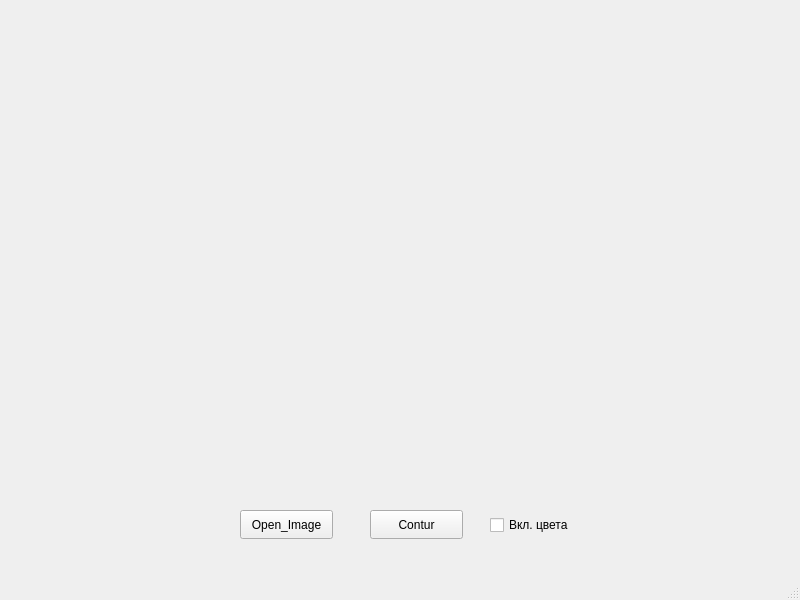
<?xml version="1.0" encoding="UTF-8"?>
<ui version="4.0">
 <class>MainWindow</class>
 <widget class="QMainWindow" name="MainWindow">
  <property name="geometry">
   <rect>
    <x>0</x>
    <y>0</y>
    <width>800</width>
    <height>600</height>
   </rect>
  </property>
  <property name="windowTitle">
   <string>Программа выделения контуров</string>
  </property>
  <widget class="QWidget" name="centralwidget">
   <widget class="QPushButton" name="Open_Image">
    <property name="geometry">
     <rect>
      <x>240</x>
      <y>510</y>
      <width>93</width>
      <height>29</height>
     </rect>
    </property>
    <property name="text">
     <string>Open_Image</string>
    </property>
   </widget>
   <widget class="QLabel" name="label_image">
    <property name="geometry">
     <rect>
      <x>50</x>
      <y>40</y>
      <width>700</width>
      <height>451</height>
     </rect>
    </property>
    <property name="text">
     <string/>
    </property>
   </widget>
   <widget class="QPushButton" name="Contur">
    <property name="geometry">
     <rect>
      <x>370</x>
      <y>510</y>
      <width>93</width>
      <height>29</height>
     </rect>
    </property>
    <property name="text">
     <string>Contur</string>
    </property>
   </widget>
   <widget class="QCheckBox" name="Color">
    <property name="geometry">
     <rect>
      <x>490</x>
      <y>513</y>
      <width>100</width>
      <height>24</height>
     </rect>
    </property>
    <property name="text">
     <string>Вкл. цвета</string>
    </property>
   </widget>
  </widget>
  <widget class="QMenuBar" name="menubar">
   <property name="geometry">
    <rect>
     <x>0</x>
     <y>0</y>
     <width>800</width>
     <height>26</height>
    </rect>
   </property>
  </widget>
  <widget class="QStatusBar" name="statusbar"/>
 </widget>
 <resources/>
 <connections/>
</ui>
